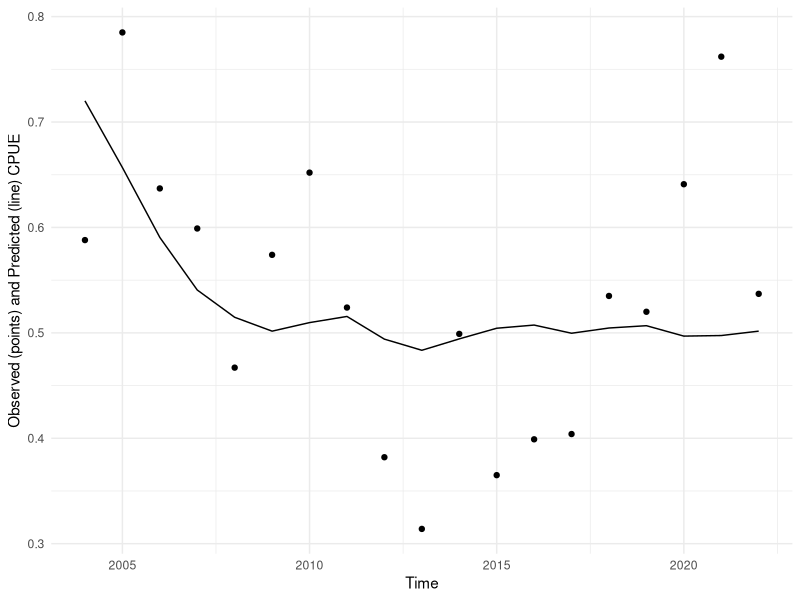
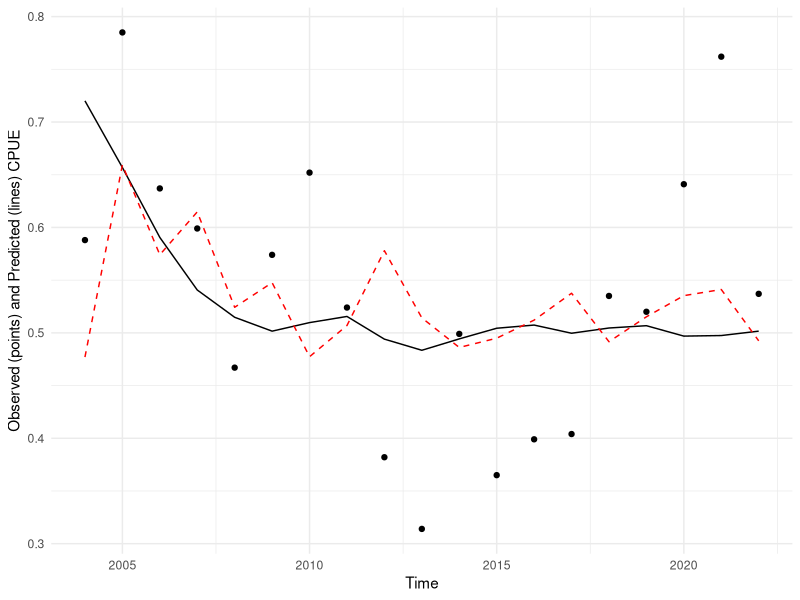
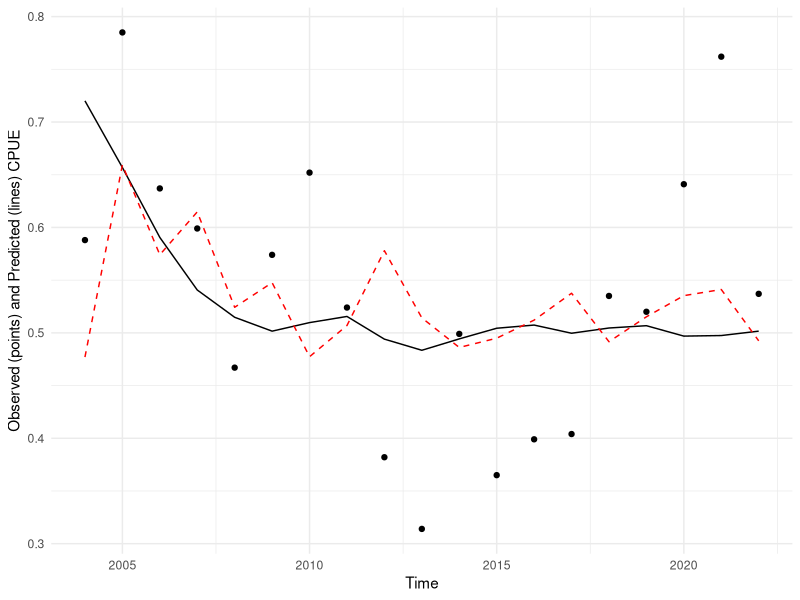

R code for these plots, in order:
## ---- chunk 1
#| label: load-packages
#| include: false

library(tidyverse)
library(palmerpenguins)
theme_set(theme_minimal())
## ---- chunk 2

WHE_landings <- read_csv('WHE_landings.csv')
WHE_assessment <- read_csv('WHE_assessment.csv')

whelk.data <- 
  WHE_landings %>% 
  group_by(year) %>% 
  summarise(landings = sum(landings))  %>% 
  bind_rows(tibble(year=2020, landings=NA)) %>%  
  left_join(WHE_assessment) %>% 
  rename(YY = year, II = cpue, CC = landings) %>% 
  filter(YY > 2003) 

ProductionFunction<-function(rr, KK, qq, PP0=KK, CC){
  # II = CPUE data; rr, KK, qq, and PP0 are parameters
  PP<-vector("numeric", length = length(CC)); DD<-PP; Pred<-PP # this just defines the storage vectors beforehand
  PP[1]<-PP0 #assigns the first year's abundance 
  for(ii in 2:length(CC)){ #then for every other year,
    DD[ii-1]<- rr*PP[ii-1]*(1-PP[ii-1]/KK) # calculate the growth of the population based on rr and KK
    PP[ii]<-PP[ii-1] + DD[ii-1] - CC[ii-1] # and add that growth to that year's population, remove the catch, and update population levels for next year
  }
  Pred <- qq*PP #calculate the Predictions for the index of abundance by translating the model population by catchability
  return(Pred) # this function returns predictions
}

#rr is intrinsic growth rate
#KK is carrying capacity
#qq is catchability
#PP0 is initial population size
#note that KK and PP0 reflect the absolute abundance level of the population, which can be 
#difficult to detect if the data don't have much contrast 
#(i.e., they don't go up AND down a lot over time)

#Note the scale of q, KK, and PP0 should be roughly right for nls to work. If not, try multiplying
#or dividing by 10 or 100 or 1000
#c(rr = 0.25, KK = 9000, qq = 0.01)
Whelk.nls <- nls(II ~ ProductionFunction(rr=rr, KK=KK, qq=qq, CC=CC), 
               data = list(CC = whelk.data$CC, II = whelk.data$II), 
               start = c(rr = 0.15, KK = 10000, qq = 0.00008), 
               control = list(maxiter = 10000, minFactor=0.000001))

summary(Whelk.nls)

best_pars <- coef(Whelk.nls) #extract best-fit parameters
best_pred <- ProductionFunction(rr=best_pars[1], 
                                KK=best_pars[2], 
                                qq=best_pars[3], 
                                CC=whelk.data$CC) # create predictions


tibble(YY=whelk.data$YY, II = whelk.data$II, best_pred) %>% ggplot(aes(YY, best_pred)) + geom_line() + geom_point(aes(YY, II)) + xlab("Time") + ylab("Observed (points) and Predicted (line) CPUE")


## ---- chunk 3
Whelk.nls <- nls(II ~ ProductionFunction(rr=rr, KK=KK, qq=qq, CC=CC), 
               data = list(CC = whelk.data$CC, II = whelk.data$II), 
               start = c(rr = 1, KK = 5000, qq = 0.08), 
               control = list(maxiter = 10000, minFactor=0.000001))

summary(Whelk.nls)

best_pars2 <- coef(Whelk.nls) #extract best-fit parameters
best_pred2 <- ProductionFunction(rr=best_pars2[1], 
                                KK=best_pars2[2], 
                                qq=best_pars2[3], 
                                CC=whelk.data$CC) # create predictions

tibble(YY=whelk.data$YY, II = whelk.data$II, best_pred, best_pred2) %>% ggplot(aes(YY, best_pred)) + geom_line() + geom_point(aes(YY, II)) + xlab("Time") + ylab("Observed (points) and Predicted (lines) CPUE") + geom_line(aes(YY, best_pred2), color='red', linetype = 2)
## ---- chunk 4
best_pars
## ---- chunk 5
best_pars2
## ---- chunk 6

#MSY = r*K / 4
#Bmsy = K / 2

MSY <- best_pars[1]*best_pars[2]/4
Bmsy <- best_pars[2]/2

MSY; Bmsy
## ---- chunk 7

ProductionFunction2<-function(rr, KK, qq, a = 1, CC = CC){
  # II = CPUE data; rr, KK, qq, and PP0 are parameters
  PP0 <- a*KK
  PP<-vector("numeric", length = length(CC)); DD<-PP; Pred<-PP # this just defines the storage vectors beforehand
  PP[1]<-PP0 #assigns the first year's abundance 
  for(ii in 2:length(CC)){ #then for every other year,
    DD[ii-1]<- rr*PP[ii-1]*(1-PP[ii-1]/KK) # calculate the growth of the population based on rr and KK
    PP[ii]<-PP[ii-1] + DD[ii-1] - CC[ii-1] # and add that growth to that year's population, remove the catch, and update population levels for next year
  }
  Pred <- qq*PP #calculate the Predictions for the index of abundance by translating the model population by catchability
  return(Pred) # this function returns predictions
}
ProductionFunction2(rr = 0.27, KK = 7000, qq = 0.006, CC = whelk.data$CC)


## ---- chunk 8

Whelk.nls3.1<-nls(II ~ ProductionFunction2(rr=rr, KK=KK, qq=qq, a = a, CC = CC), 
               algorithm = 'port',
               data = list(CC = whelk.data$CC, II = whelk.data$II), 
               start = c(rr = 0.15, KK = 10000, qq = 0.00008, a = 0.8),
               lower = c(rr = 0.01, KK = 1000, qq = 0.000001, a = 0.1),
               upper = c(rr = 1, KK = 30000, qq = 0.1, a = 1),
               control = list(maxiter = 100000, minFactor=0.000001), 
               trace = TRUE)

summary(Whelk.nls3.1)



Whelk.nls3.2<-nls(II ~ ProductionFunction2(rr=rr, KK=KK, qq=qq, a = a, CC = CC), 
               algorithm = 'port',
               data = list(CC = whelk.data$CC, II = whelk.data$II), 
               start = c(rr = 1, KK = 5000, qq = 0.08, a = 0.8),
               lower = c(rr = 0.01, KK = 1000, qq = 0.000001, a = 0.1),
               upper = c(rr = 1, KK = 30000, qq = 0.1, a = 1),
               control = list(maxiter = 100000, minFactor=0.000001), 
               trace = TRUE)

summary(Whelk.nls3.2)

# insert either Whelk.nls3.1 or Whelk.nls3.2 into the coef() function below, 
# whichever one you found as the best model you could come up with.
best_pars3 <- coef(Whelk.nls3.1) #extract best-fit parameters

best_pred3 <- ProductionFunction2(rr=best_pars3[1], 
                                KK=best_pars3[2], 
                                qq=best_pars3[3], 
                                a=best_pars3[4], 
                                CC=whelk.data$CC) # create predictions


tibble(YY=whelk.data$YY, II = whelk.data$II, best_pred3) %>% ggplot(aes(YY, best_pred)) + geom_line() + geom_point(aes(YY, II)) + xlab("Time") + ylab("Observed (points) and Predicted (lines) CPUE") + geom_line(aes(YY, best_pred2), color='red', linetype = 2)

MSY <- best_pars3[1]*best_pars3[2]/4
Bmsy <- best_pars3[2]/2

MSY; Bmsy
